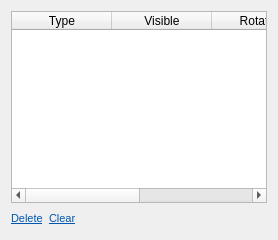
         <widget class="QWidget" name="tabSceneObjects">
          <attribute name="title">
           <string>Objects</string>
          </attribute>
          <layout class="QVBoxLayout" name="verticalLayout_3">
           <item>
            <widget class="QTableWidget" name="tableWidgetSceneObjects">
             <property name="editTriggers">
              <set>QAbstractItemView::NoEditTriggers</set>
             </property>
             <property name="alternatingRowColors">
              <bool>true</bool>
             </property>
             <property name="selectionMode">
              <enum>QAbstractItemView::SingleSelection</enum>
             </property>
             <property name="selectionBehavior">
              <enum>QAbstractItemView::SelectRows</enum>
             </property>
             <attribute name="horizontalHeaderStretchLastSection">
              <bool>true</bool>
             </attribute>
             <column>
              <property name="text">
               <string>Type</string>
              </property>
             </column>
             <column>
              <property name="text">
               <string>Visible</string>
              </property>
             </column>
             <column>
              <property name="text">
               <string>Rotating</string>
              </property>
             </column>
             <column>
              <property name="text">
               <string>Information</string>
              </property>
             </column>
            </widget>
           </item>
           <item>
            <widget class="QWidget" name="widgetSceneObjectOperations" native="true">
             <layout class="QHBoxLayout" name="horizontalLayout_6">
              <property name="margin">
               <number>0</number>
              </property>
              <item>
               <widget class="QLabel" name="labelSceneObjectDelete">
                <property name="text">
                 <string>&lt;!DOCTYPE HTML PUBLIC &quot;-//W3C//DTD HTML 4.0//EN&quot; &quot;http://www.w3.org/TR/REC-html40/strict.dtd&quot;&gt;
&lt;html&gt;&lt;head&gt;&lt;meta name=&quot;qrichtext&quot; content=&quot;1&quot; /&gt;&lt;style type=&quot;text/css&quot;&gt;
p, li { white-space: pre-wrap; }
&lt;/style&gt;&lt;/head&gt;&lt;body style=&quot; font-family:'DejaVu Sans'; font-size:8pt; font-weight:400; font-style:normal;&quot;&gt;
&lt;p style=&quot; margin-top:0px; margin-bottom:0px; margin-left:0px; margin-right:0px; -qt-block-indent:0; text-indent:0px;&quot;&gt;&lt;a href=&quot; &quot;&gt;&lt;span style=&quot; text-decoration: underline; color:#0057ae;&quot;&gt;Delete&lt;/span&gt;&lt;/a&gt;&lt;/p&gt;&lt;/body&gt;&lt;/html&gt;</string>
                </property>
               </widget>
              </item>
              <item>
               <widget class="QLabel" name="labelSceneObjectClear">
                <property name="text">
                 <string>&lt;!DOCTYPE HTML PUBLIC &quot;-//W3C//DTD HTML 4.0//EN&quot; &quot;http://www.w3.org/TR/REC-html40/strict.dtd&quot;&gt;
&lt;html&gt;&lt;head&gt;&lt;meta name=&quot;qrichtext&quot; content=&quot;1&quot; /&gt;&lt;style type=&quot;text/css&quot;&gt;
p, li { white-space: pre-wrap; }
&lt;/style&gt;&lt;/head&gt;&lt;body style=&quot; font-family:'DejaVu Sans'; font-size:8pt; font-weight:400; font-style:normal;&quot;&gt;
&lt;p style=&quot; margin-top:0px; margin-bottom:0px; margin-left:0px; margin-right:0px; -qt-block-indent:0; text-indent:0px;&quot;&gt;&lt;a href=&quot; &quot;&gt;&lt;span style=&quot; text-decoration: underline; color:#0057ae;&quot;&gt;Clear&lt;/span&gt;&lt;/a&gt;&lt;/p&gt;&lt;/body&gt;&lt;/html&gt;</string>
                </property>
               </widget>
              </item>
              <item>
               <spacer name="horizontalSpacerSceneObjectOperations">
                <property name="orientation">
                 <enum>Qt::Horizontal</enum>
                </property>
                <property name="sizeHint" stdset="0">
                 <size>
                  <width>40</width>
                  <height>20</height>
                 </size>
                </property>
               </spacer>
              </item>
             </layout>
            </widget>
           </item>
          </layout>
         </widget>
